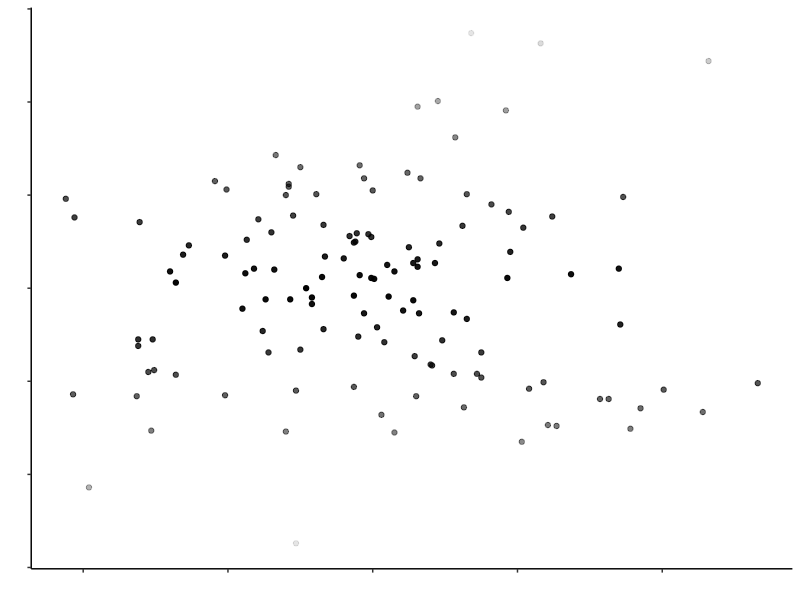
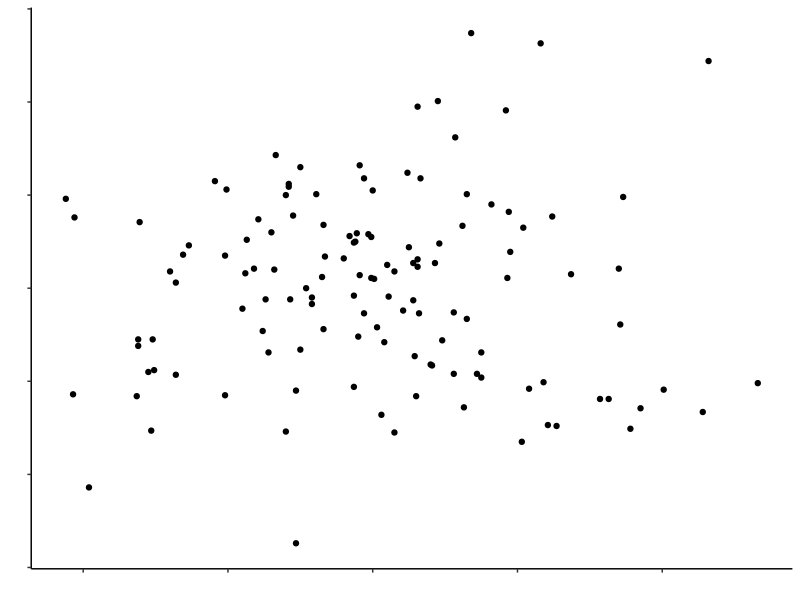
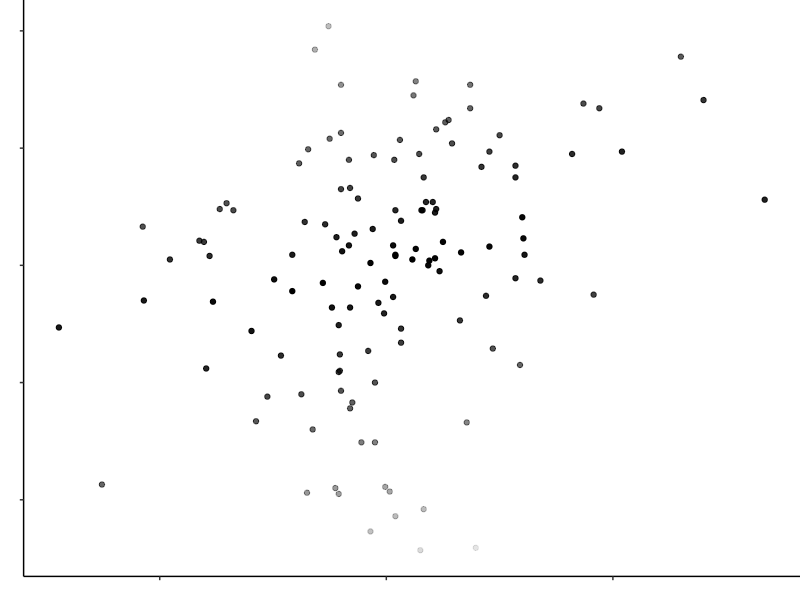
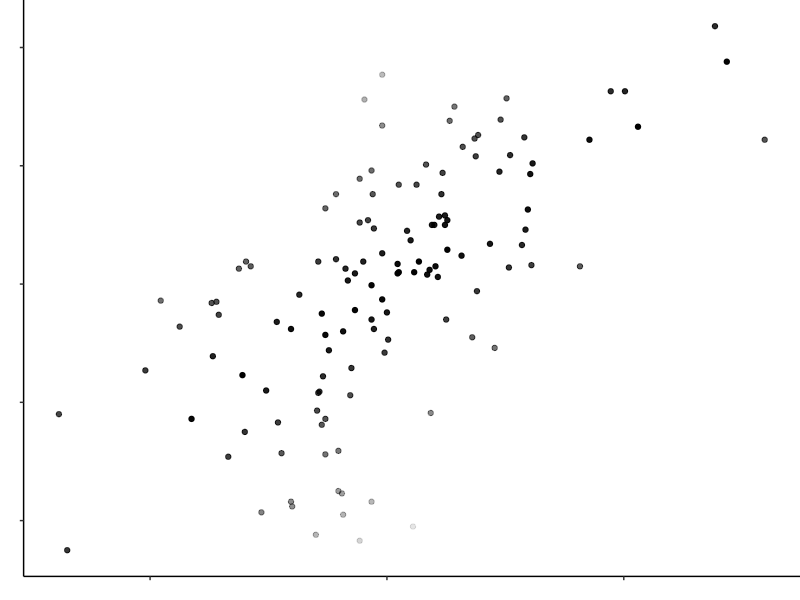
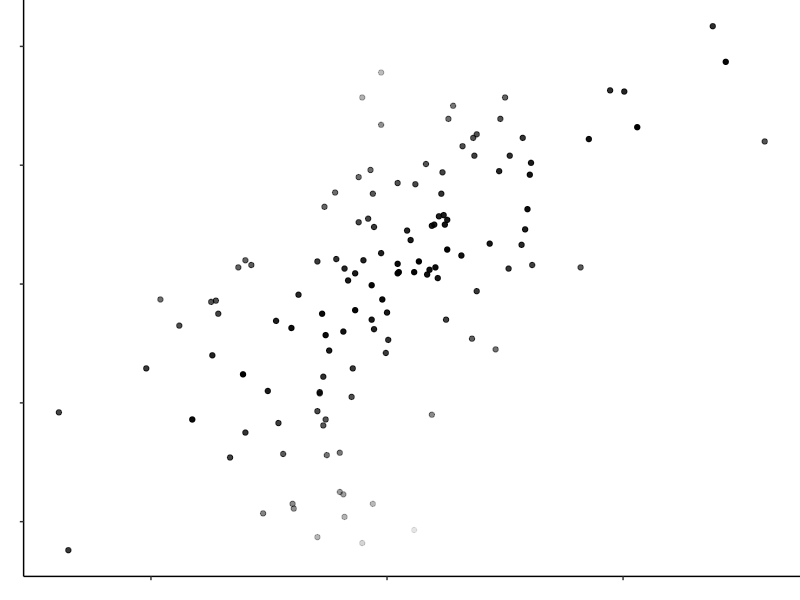
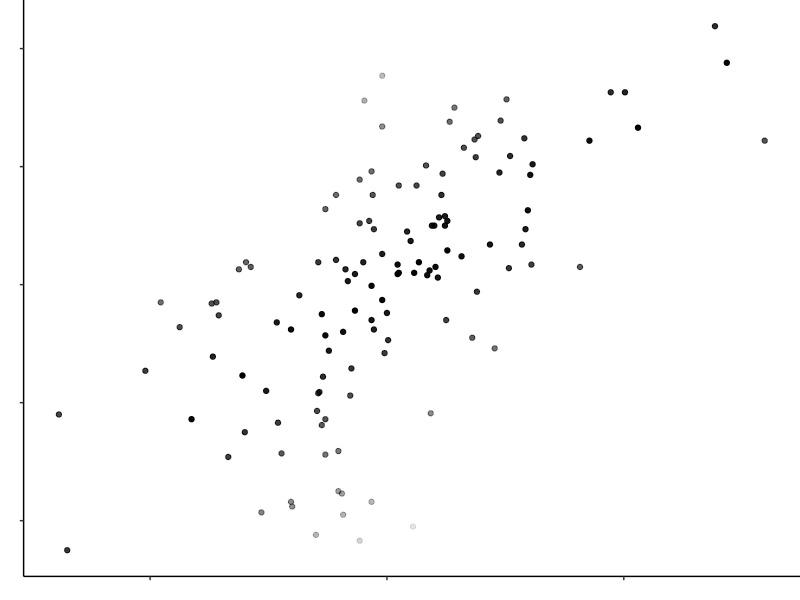
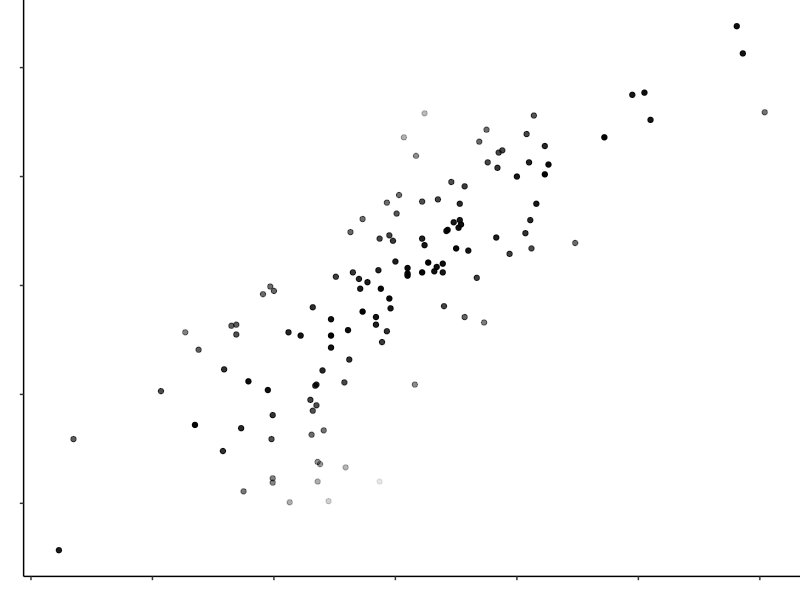
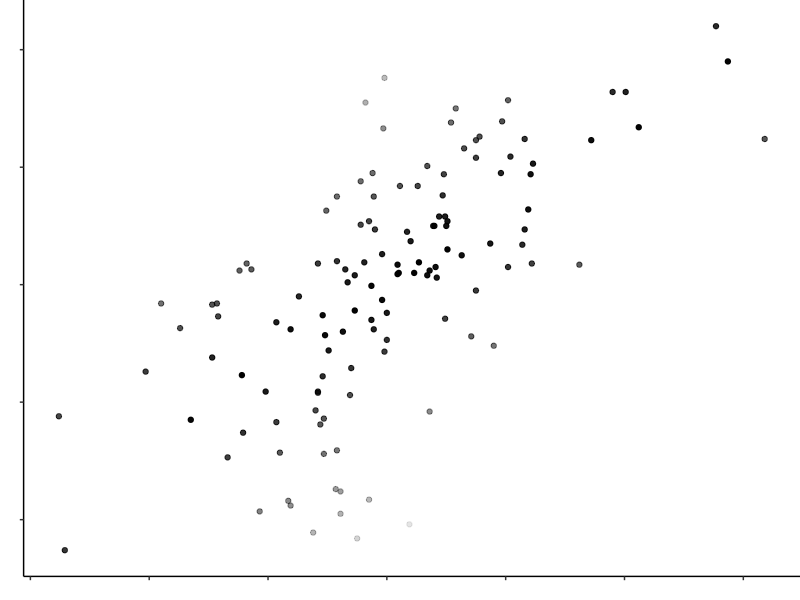

The R script that drew these images, in order: (Note: this script raises an error after producing the figures.)
## ---- chunk 1
knitr::opts_chunk$set(echo = TRUE)
## ---- chunk 2
library(MASS)
library(tidyverse)
library(Hmisc)
library(modelr)
library(scales)
library(gtools)
## ---- chunk 3
number_of_participants = 1

number_of_trials = 30

set.seed(1234)

my_ss <- rep(1:number_of_participants, each = number_of_trials)

my_rs <- rep(runif(number_of_trials, min = 0.2, max = 0.9), number_of_participants)

correlations <- tibble(my_ss = rep(my_ss, each = 6),  my_rs = rep(my_rs, each = 6))
## ---- chunk 4

add_residual_function <- function(my_desired_r) {
  
  set.seed(1234)

  my_sample_size = 128
  
  mean_variable_1 = 0
  sd_variable_1 = 1
  
  mean_variable_2 = 0
  sd_variable_2 = 1
  
  mu <- c(mean_variable_1, mean_variable_2) 
  
  myr <- my_desired_r * sqrt(sd_variable_1) * sqrt(sd_variable_2)
  
  mysigma <- matrix(c(sd_variable_1, myr, myr, sd_variable_2), 2, 2) 
  
  corr_data = as_tibble(mvrnorm(my_sample_size, mu, mysigma, empirical = TRUE))
  
  corr_model <- lm(V2 ~ V1, data = corr_data)
  
  my_residuals <- abs(residuals(corr_model))
  
  data_with_resid <- round(cbind(corr_data, my_residuals), 2)
  
  return(sum(data_with_resid$my_residuals))
  
}
## ---- chunk 5
r_vec <- correlations$my_rs
res_vec <- c()
## ---- chunk 6
set.seed(1234)

for(value in r_vec) {
  new_value <- add_residual_function(value)
  res_vec <- c(res_vec, new_value) 
}
## ---- chunk 7
item_no <- rep(1:30, each = 6)
full_data <- cbind(item_no, correlations, res_vec)
## ---- chunk 8
set.seed(1234)

my_sample_size = 128

my_desired_r = 

mean_variable_1 = 0
sd_variable_1 = 1

mean_variable_2 = 0
sd_variable_2 = 1

mu <- c(mean_variable_1, mean_variable_2) 

myr <- my_desired_r * sqrt(sd_variable_1) * sqrt(sd_variable_2)

mysigma <- matrix(c(sd_variable_1, myr, myr, sd_variable_2), 2, 2) 

corr_data = as_tibble(mvrnorm(my_sample_size, mu, mysigma, empirical = TRUE))

corr_model <- lm(V2 ~ V1, data = corr_data)

my_residuals <- abs(residuals(corr_model))

data_with_resid <- round(cbind(corr_data, my_residuals), 2)

ggplot(data_with_resid, aes(x = V1, y = V2)) +
  geom_point(aes(alpha = -my_residuals))  +
  #geom_smooth(method = "lm", se = FALSE) +
  labs(x = "", y = "") +
  theme_classic() +
  theme(axis.text = element_blank()) +
  theme(legend.position = "None")

## ---- chunk 9
set.seed(1234)

my_sample_size = 128

my_desired_r = 

mean_variable_1 = 0
sd_variable_1 = 1

mean_variable_2 = 0
sd_variable_2 = 1

mu <- c(mean_variable_1, mean_variable_2) 

myr <- my_desired_r * sqrt(sd_variable_1) * sqrt(sd_variable_2)

mysigma <- matrix(c(sd_variable_1, myr, myr, sd_variable_2), 2, 2) 

corr_data = as_tibble(mvrnorm(my_sample_size, mu, mysigma, empirical = TRUE))

corr_model <- lm(V2 ~ V1, data = corr_data)

my_residuals <- abs(residuals(corr_model))

data_with_resid <- round(cbind(corr_data, my_residuals), 2)

ggplot(data_with_resid, aes(x = V1, y = V2)) +
  geom_point()  +
  #geom_smooth(method = "lm", se = FALSE) +
  labs(x = "", y = "") +
  theme_classic() +
  theme(axis.text = element_blank()) +
  theme(legend.position = "None")
## ---- chunk 10
# This function generates plots with the point contrast encoding (Y condition). As the experiment is 3*2, 3 x 30
# plots are needed with the encoding, 30 of each for the small (S), medium (M), and large (L) conditions. This is 
# accomplished by changing the second name argument in the ggsave function. See the comment on line 215 for more 
# detail. NB This chunk must be run again to update the function when changing the size labeling.

plot_generation_with_enc_function <- function(my_desired_r) {
  set.seed(1234)
  
  my_sample_size = 128
  
  mean_variable_1 = 0
  sd_variable_1 = 1
  
  mean_variable_2 = 0
  sd_variable_2 = 1
  
  mu <- c(mean_variable_1, mean_variable_2) 
  
  myr <- my_desired_r * sqrt(sd_variable_1) * sqrt(sd_variable_2)
  
  mysigma <- matrix(c(sd_variable_1, myr, myr, sd_variable_2), 2, 2) 
  
  corr_data = as_tibble(mvrnorm(my_sample_size, mu, mysigma, empirical = TRUE))
  
  corr_model <- lm(V2 ~ V1, data = corr_data)
  
  my_residuals <- abs(residuals(corr_model))
  
  data_with_resid <- round(cbind(corr_data, my_residuals), 2)

test_plot <- ggplot(data_with_resid, aes(x = V1, y = V2)) +
  geom_point(aes(alpha = -my_residuals))  +
  labs(x = "", y = "") +
  theme_classic() +
  theme(axis.text = element_blank()) +
  theme(plot.margin = unit(c(0,0,0,0), "cm")) +
  theme(legend.position = "None")

ggsave(test_plot,filename=paste0(counter, "S", "Y",".png"), # Currently set up to generate graphs labeled "small".
       device = "png",                                      # Change to "M" or "L" as necessary.
       bg = "white",
       path = "all_plots",
       units = "px",
       width = 1200,
       height = 1200,
)

return()
}
## ---- chunk 11
# This loop iterates the function above over the 30 r values in my_rs without the point contrast encoding.

counter = 1
for (value in my_rs) {
  plot_generation_with_enc_function(value)
  if (counter > 0) {
    counter = counter + 1
  }
  }
## ---- chunk 12
# This function generates plots without the point contrast encoding (N condition). As the experiment is 3*2, 3 x 30
# plots are needed without the encoding, 30 of each for the small (S), medium (M), and large (L) conditions. This is 
# accomplished by changing the second name argument in the ggsave function. See the comment on line 283 for more 
# detail. NB This chunk must be run again to update the function when changing the size labeling.

plot_generation_without_enc_function <- function(my_desired_r) {
  set.seed(1234)
  
  my_sample_size = 128
  
  mean_variable_1 = 0
  sd_variable_1 = 1
  
  mean_variable_2 = 0
  sd_variable_2 = 1
  
  mu <- c(mean_variable_1, mean_variable_2) 
  
  myr <- my_desired_r * sqrt(sd_variable_1) * sqrt(sd_variable_2)
  
  mysigma <- matrix(c(sd_variable_1, myr, myr, sd_variable_2), 2, 2) 
  
  corr_data = as_tibble(mvrnorm(my_sample_size, mu, mysigma, empirical = TRUE))
  
  corr_model <- lm(V2 ~ V1, data = corr_data)
  
  my_residuals <- abs(residuals(corr_model))
  
  data_with_resid <- round(cbind(corr_data, my_residuals), 2)

test_plot <- ggplot(data_with_resid, aes(x = V1, y = V2)) +
  geom_point()  +
  labs(x = "", y = "") +
  theme_classic() +
  theme(axis.text = element_blank()) +
  theme(plot.margin = unit(c(0,0,0,0), "cm")) +
  theme(legend.position = "None")

ggsave(test_plot,filename=paste0(counter, "S", "N",".png"), # Currently set up to generate graphs labeled small.
       device = "png",                                      # Change to "M" or "L" as necessary.
       bg = "white",
       path = "all_plots",
       units = "px",
       width = 1200,
       height = 1200,
)

return()
}
## ---- chunk 13
# This loop iterates the function above over the 30 r values in my_rs without the point contrast encoding.

counter = 1
for (value in my_rs) {
  plot_generation_without_enc_function(value)
  if (counter > 0) {
    counter = counter + 1
  }
  }
## ---- chunk 14
images <- mixedsort(list.files(path = "all_plots"))

plot_labels <- rep(c("all_plots/"), each = 180)

plots_with_labels <- paste(plot_labels, images, sep = "")

final_data <- full_data %>%
  select(-c(item_no, my_ss))

unique_item_no <- c(1:180)

instructions <- rep(c(""), each = 180)

data_with_plots <- cbind(unique_item_no, final_data, plots_with_labels, images)
## ---- chunk 15
mask_gen_function <- function() {

x <- LETTERS[1:20]
y <- paste0("var", seq(1,20))
data <- expand.grid(X=x, Y=y)
data$Z <- round(runif(400, 0, 1))

mask <- ggplot(data, aes(X, Y, fill= Z)) + 
  geom_tile() +
  scale_fill_gradient(low = "white", high = "black") +
  theme_void() +
  theme(legend.position = "None")

ggsave(mask,filename=paste("mask", counter,".png",sep=""),
       device = "png",
       bg = "white",
       path = "masks",
       units = "px",
       width = 1200,
       height = 1200,)
}

counter = 1
for (i in 1:186) {
  mask_gen_function()
  if (counter > 0) {
    counter = counter + 1
  }
}

masks <- mixedsort(list.files(path = "masks"))

mask_labels <- rep(c("masks/"), each = 186)

masks_with_labels <- paste(mask_labels, masks, sep = "")
## ---- chunk 16
size_w <- rep(c(0.86, 0.86, 0.34, 0.34, 0.215, 0.215), times = 30)

size_h <- rep(c(0.86, 0.86, 0.34, 0.34, 0.215, 0.215), times = 30)

data_with_sizes <- cbind(data_with_plots, size_h, size_w, instructions)
## ---- chunk 17
my_rs <- rep(c(0, 1), times = c(3, 3))

res_vec <- rep(c(0), times = 6)

plots_with_labels <- head(plots_with_labels)

images <- head(images)

unique_item_no <- c(181:186)

size_h <- rep(c(0.34), times = 6)

size_w <- rep(c(0.34), times = 6)

instructions <- rep(c("Please ignore the correlation displayed and set the slider to 0.",
                      "Please ignore the correlation displayed and set the slider to 1."),
                    times = c(3, 3))

attention_checks <- cbind(unique_item_no, my_rs, res_vec, plots_with_labels, images,
                          size_h, size_w, instructions)
## ---- chunk 18
E1_full_data <- rbind(data_with_sizes, attention_checks) %>%
  cbind(masks_with_labels)

write.csv(E1_full_data, "E1_full_data.csv", row.names = FALSE)
## ---- chunk 19
dir.create("practice_plots")

number_of_participants = 1

number_of_trials = 2

set.seed(12345)

my_ss <- rep(1:number_of_participants, each = number_of_trials)

my_rs <- rep(runif(number_of_trials, min = 0.2, max = 0.9), number_of_participants)

correlations <- tibble(my_ss, my_rs)
## ---- chunk 20
practice_plot_generation_without_enc_function <- function(my_desired_r) {
  set.seed(1234)
  
  my_sample_size = 128
  
  mean_variable_1 = 0
  sd_variable_1 = 1
  
  mean_variable_2 = 0
  sd_variable_2 = 1
  
  mu <- c(mean_variable_1, mean_variable_2) 
  
  myr <- my_desired_r * sqrt(sd_variable_1) * sqrt(sd_variable_2)
  
  mysigma <- matrix(c(sd_variable_1, myr, myr, sd_variable_2), 2, 2) 
  
  corr_data = as_tibble(mvrnorm(my_sample_size, mu, mysigma, empirical = TRUE))
  
  corr_model <- lm(V2 ~ V1, data = corr_data)
  
  my_residuals <- abs(residuals(corr_model))
  
  data_with_resid <- round(cbind(corr_data, my_residuals), 2)

test_plot <- ggplot(data_with_resid, aes(x = V1, y = V2)) +
  geom_point()  +
  labs(x = "", y = "") +
  theme_classic() +
  theme(axis.text = element_blank()) +
  theme(plot.margin = unit(c(0,0,0,0), "cm")) +
  theme(legend.position = "None")

ggsave(test_plot,filename=paste0(counter,"P",".png"), 
       device = "png",
       bg = "white",
       path = "practice_plots",
       units = "px",
       width = 1200,
       height = 1200,
)

return()
}
## ---- chunk 21

counter = 1
for (value in my_rs) {
  practice_plot_generation_without_enc_function(value)
  if (counter > 0) {
    counter = counter + 1
  }
  }
## ---- chunk 22
practice_images <- mixedsort(list.files(path = "practice_plots"))

size_h_p <- rep(c(0.34), times = 2)

size_w_p <- rep(c(0.34), times = 2)

practice_data <- cbind(practice_images, size_h_p, size_w_p)

write.csv(practice_data, "practice_plots.csv", row.names = FALSE)
